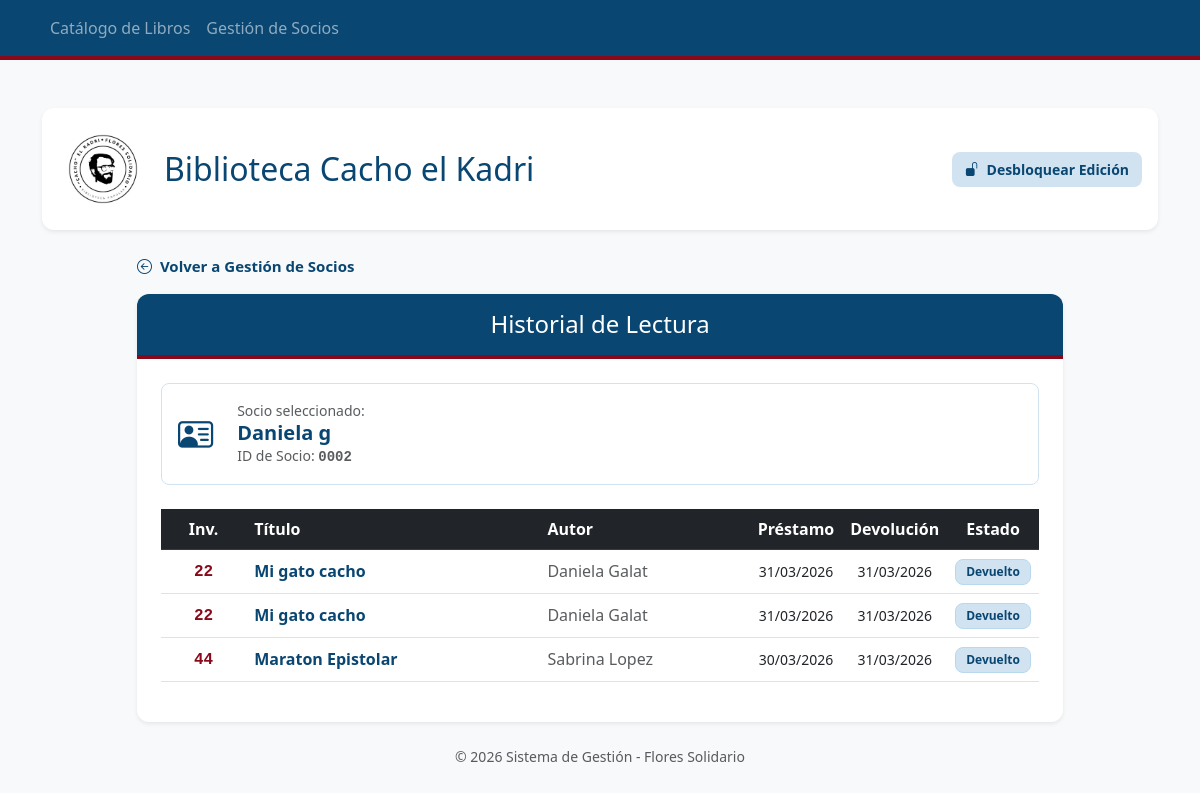
Screenshot of /historial_socio/2 with the database file from the repository.
### tables this page shows
CREATE TABLE Socios (
            id_socio INTEGER PRIMARY KEY AUTOINCREMENT,
            nombre_completo TEXT NOT NULL,
            telefono TEXT NOT NULL
        );

CREATE TABLE Prestamos (
            id_prestamo INTEGER PRIMARY KEY AUTOINCREMENT,
            id_socio INTEGER,
            nro_inventario INTEGER,
            fecha_prestamo DATE,
            fecha_devolucion DATE,
            FOREIGN KEY (id_socio) REFERENCES Socios (id_socio),
            FOREIGN KEY (nro_inventario) REFERENCES Ejemplares (nro_inventario)
        );

CREATE TABLE Obras (
            mfn INTEGER PRIMARY KEY AUTOINCREMENT,
            titulo TEXT NOT NULL,
            autor TEXT NOT NULL,
            editorial TEXT,
            anio TEXT
        );

### app.py (the view)
@app.route('/historial_socio/<int:id_socio>')
def historial_socio(id_socio):
    conexion = sqlite3.connect("biblioteca.db")
    cursor = conexion.cursor()
    cursor.execute("SELECT nombre_completo FROM Socios WHERE id_socio = ?", (id_socio,))
    nombre_socio = cursor.fetchone()[0]
    cursor.execute('''
        SELECT o.titulo, o.autor, p.fecha_prestamo, p.fecha_devolucion, p.nro_inventario
        FROM Prestamos p
        JOIN Ejemplares e ON p.nro_inventario = e.nro_inventario
        JOIN Obras o ON e.mfn_vinculado = o.mfn
        WHERE p.id_socio = ?
        ORDER BY p.fecha_prestamo DESC
    ''', (id_socio,))
    historial = cursor.fetchall()
    conexion.close()
    return render_template('historial_socio.html',
                           nombre=nombre_socio,
                           historial=historial,
                           id_s=id_socio)

### templates/historial_socio.html (shortened to what this page needs)
{% extends 'layout.html' %}
{% block content %}
<div class="row justify-content-center mb-5">
    <div class="col-lg-10">
        <div class="mb-3">
            <a href="/socios" style="color: #094672; text-decoration: none; font-weight: bold; font-size: 15px; transition: all 0.2s;">
                <i class="bi bi-arrow-left-circle me-1"></i> Volver a Gestión de Socios
            </a>
        </div>
        <div class="card shadow-sm border-0" style="border-radius: 12px; overflow: hidden;">
            <div class="card-header text-white text-center py-3" style="background-color: #094672; border-bottom: 4px solid #88091a;">
                <h4 class="mb-0 font-weight-bold">Historial de Lectura</h4>
            </div>
            <div class="card-body p-4">
                <div class="mb-4 p-3 bg-white border rounded-3" style="border-color: #d1e3f0 !important;">
                    <div class="row align-items-center">
                        <div class="col-auto">
                            <i class="bi bi-person-vcard" style="font-size: 2.2rem; color: #094672;"></i>
                        </div>
                        <div class="col">
                            <p class="mb-0 small text-muted">Socio seleccionado:</p>
                            <h5 class="mb-0" style="color: #094672; font-weight: bold;">{{ nombre }}</h5>
                            <p class="mb-0 text-muted small">ID de Socio: <span style="font-family: monospace; font-weight: bold;">{{ "%04d" | format(id_s) }}</span></p>
                        </div>
                    </div>
                </div>
                <div class="table-responsive">
                    <table class="table table-hover align-middle">
                        <thead class="table-dark" style="background-color: #094672 !important;">
                            <tr class="text-center">
                                <th style="width: 10%;">Inv.</th>
                                <th class="text-start" style="width: 35%;">Título</th>
                                <th class="text-start" style="width: 25%;">Autor</th>
                                <th>Préstamo</th>
                                <th>Devolución</th>
                                <th>Estado</th>
                            </tr>
                        </thead>
                        <tbody>
                            {% for registro in historial %}
                            <tr class="text-center">
                                <td><span style="font-family: monospace; font-weight: bold; color: #88091a;">{{ registro[4] }}</span></td>
                                <td class="text-start fw-bold" style="color: #094672;">{{ registro[0] }}</td>
                                <td class="text-start text-muted">{{ registro[1] }}</td>
                                <td class="small">{{ registro[2] }}</td>
                                <td class="small">{{ registro[3] if registro[3] else "---" }}</td>
                                <td>
                                    {% if registro[3] %}
                                        <span class="badge" style="background-color: #d1e3f0; color: #094672; border-radius: 8px; padding: 6px 10px; font-weight: bold; border: 1px solid #b9d8ed;">Devuelto</span>
                                    {% else %}
                                        <span class="badge" style="background-color: #fbe9eb; color: #88091a; border-radius: 8px; padding: 6px 10px; font-weight: bold; border: 1px solid #f8d7da;">En su poder</span>
                                    {% endif %}
                                </td>
                            </tr>
                            {% endfor %}
                        </tbody>
                    </table>
                </div>
            </div>
        </div>
        <p class="text-center mt-4 mb-2 text-muted small">
            © 2026 Sistema de Gestión - Flores Solidario
        </p>
    </div>
</div>
{% endblock %}

### templates/layout.html (style rules this page uses)
body { background-color: #f4f7f9 !important; }
h1, h2, h5, .card-title { color: #094672 !important; font-weight: 700; }
table td { vertical-align: middle !important; }

### rows the page displays
Socios: nombre_completo "Daniela g"
Prestamos: nro_inventario "22", titulo "Mi gato cacho", autor "Daniela Galat", fecha_prestamo "31/03/2026", fecha_devolucion "31/03/2026", shows "Devuelto"
Prestamos: nro_inventario "22", titulo "Mi gato cacho", autor "Daniela Galat", fecha_prestamo "31/03/2026", fecha_devolucion "31/03/2026", shows "Devuelto"
Prestamos: nro_inventario "44", titulo "Maraton Epistolar", autor "Sabrina Lopez", fecha_prestamo "30/03/2026", fecha_devolucion "31/03/2026", shows "Devuelto"

### other values shown
{{ "%04d" | format(id_s) }} "0002"
